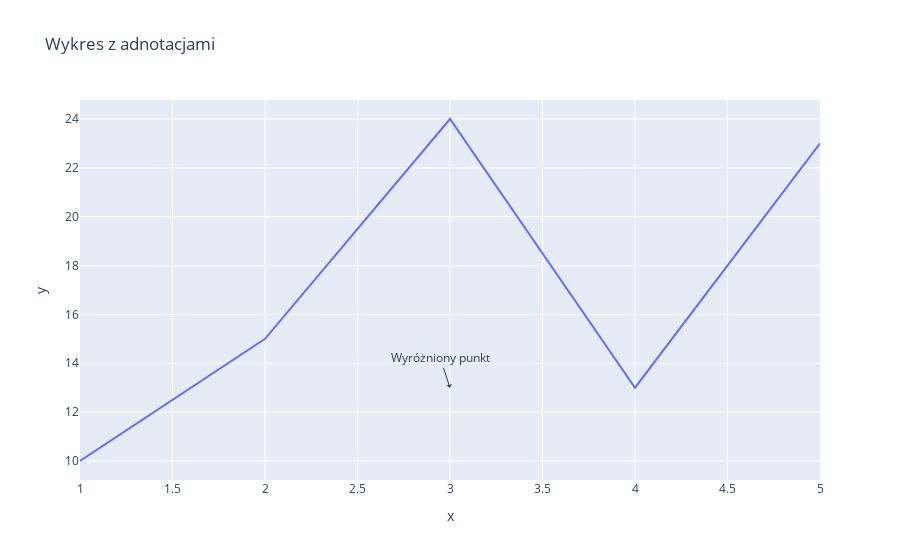

Write notebook code for a chart like this one.
### Code cell
#dodawanie adnotacji

fig = px.line(x=x, y=y, title="Wykres z adnotacjami")
fig.add_annotation(x=3, y=13, text="Wyróżniony punkt", showarrow=True, arrowhead=1)
fig.show()

### Figure 1 — Plotly figure (JSON) as saved in the notebook; plotly's stock layout.template omitted (floating-point values rounded to 4 significant figures)
{"data": [{"hovertemplate": "x=%{x}<br>y=%{y}<extra></extra>", "legendgroup": "", "line": {"color": "#636efa", "dash": "solid"}, "marker": {"symbol": "circle"}, "mode": "lines", "name": "", "orientation": "v", "showlegend": false, "type": "scatter", "x": [1, 2, 3, 4, 5], "xaxis": "x", "y": [10, 15, 24, 13, 23], "yaxis": "y"}], "layout": {"annotations": [{"arrowhead": 1, "showarrow": true, "text": "Wyróżniony punkt", "x": 3, "y": 13}], "legend": {"tracegroupgap": 0}, "title": {"text": "Wykres z adnotacjami"}, "xaxis": {"anchor": "y", "domain": [0, 1], "title": {"text": "x"}}, "yaxis": {"anchor": "x", "domain": [0, 1], "title": {"text": "y"}}}}
